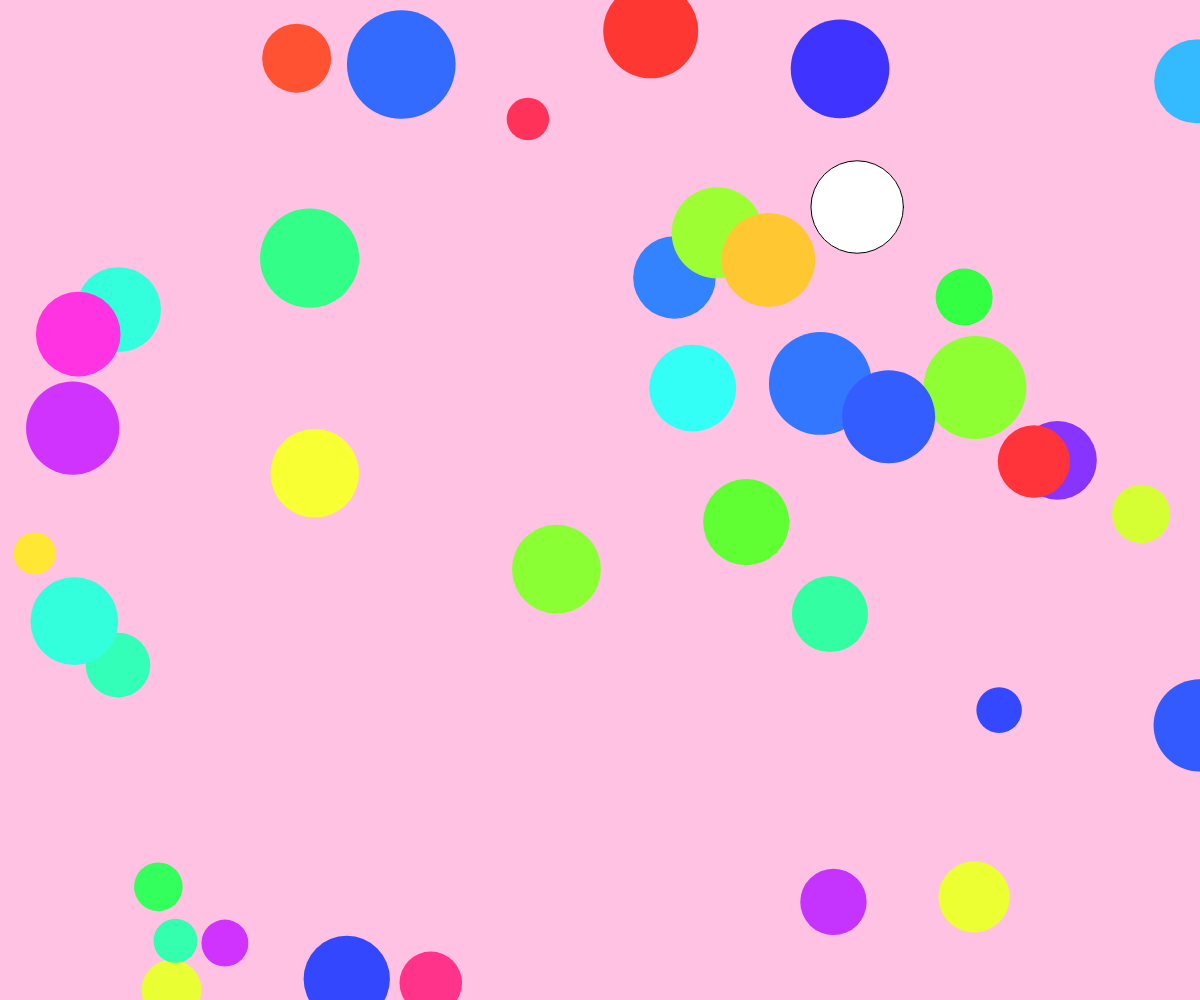
Frame 1 (no input)
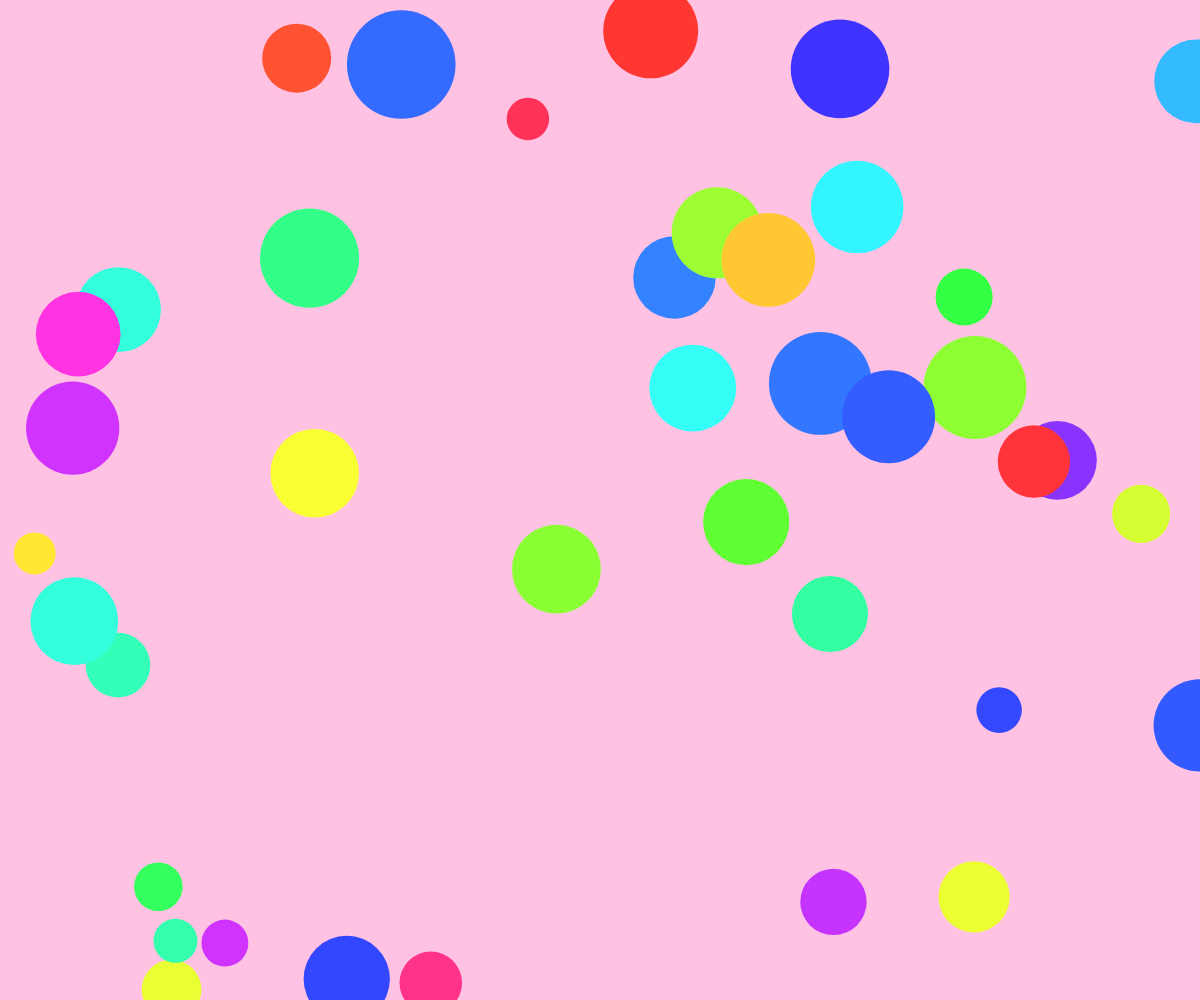
Frame 60 (no input)
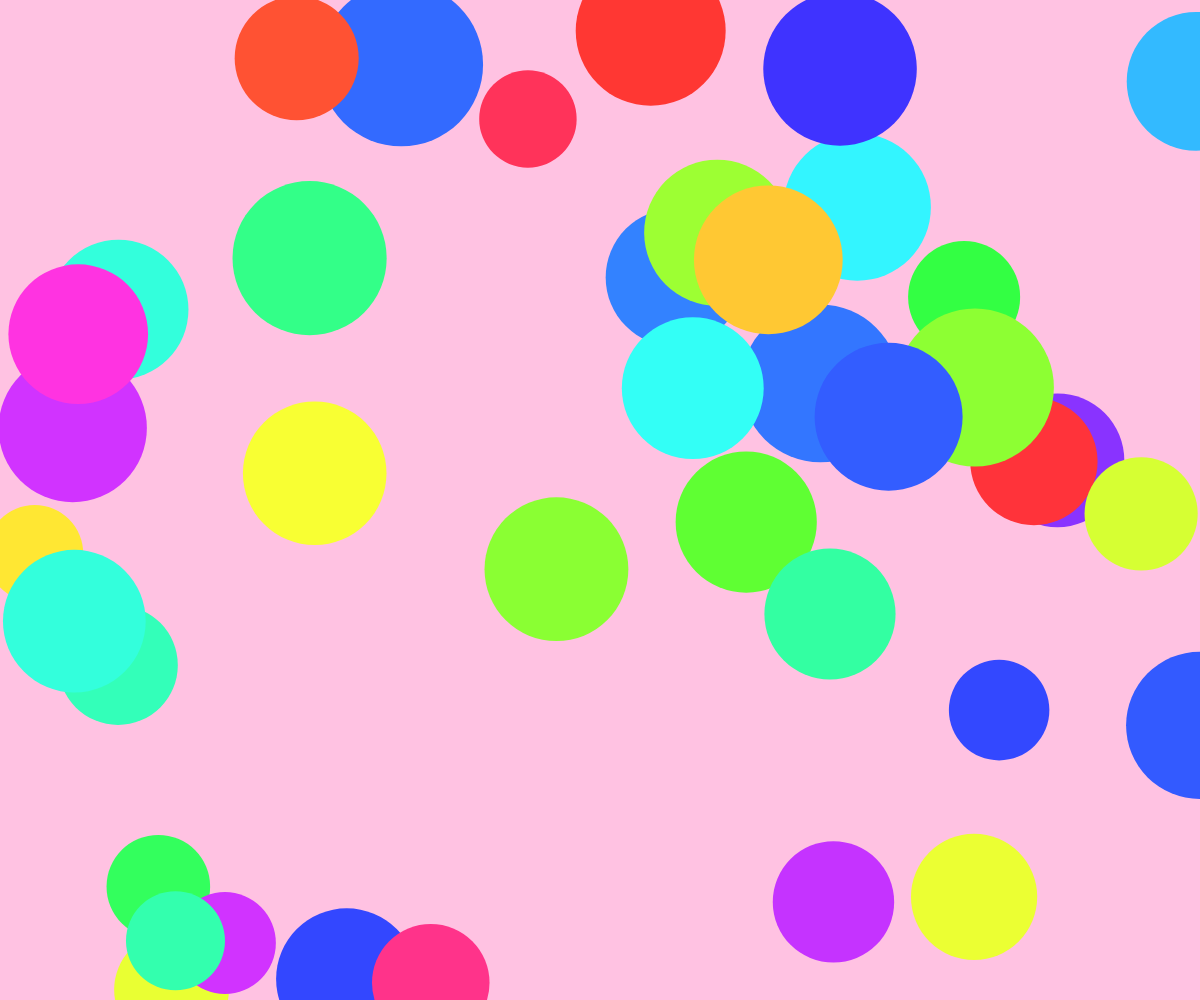
Frame 120 (the mouse pressed at the canvas centre since frame 60)

The p5.js sketch that drew these frames (run headless with seeded random() and noise() and a simulated clock; from frame 60 on, the mouse is pressed at the canvas centre):

// p5.js sketch
// ── sketch.js
let circles = [];

function setup() {
  createCanvas(windowWidth, windowHeight); // 全視窗畫布
  colorMode(HSB, 360, 100, 100); // 使用 HSB 色彩模式以便生成鮮豔顏色
  for (let i = 0; i < 40; i++) {
    circles.push({
      x: random(width),
      y: random(height),
      size: random(30, 100),
      color: color(random(360), 80, 100) // 隨機鮮豔顏色
    });
  }
}

function draw() {
  background("#ffc2e2"); // 彩通15-3919的近似HSB顏色
  for (let circle of circles) {
    let dynamicSize = map(mouseX, 0, width, 10, 120); // 根據滑鼠位置改變大小
    ellipse(circle.x, circle.y, circle.size + dynamicSize);
    fill(circle.color);
    noStroke();
  }
}

function windowResized() {
  resizeCanvas(windowWidth, windowHeight); // 當視窗大小改變時調整畫布
}

// ── style.css
html, body {
  margin: 0;
  padding: 0;
}

canvas {
  display: block;
}

/* 選單樣式 */
.menu {
  position: absolute;
  top: 10px;
  right: 10px;
  list-style: none;
  margin: 0;
  padding: 0;
  display: flex;
  gap: 20px; /* 選單項目之間的間距 */
}

.menu li {
  display: inline;
}

.menu a {
  text-decoration: none;
  color: black; /* 文字顏色為黑色 */
  font-size: 18px; /* 文字大小為18px */
  font-weight: bold;
  padding: 5px 10px;
  border: 1px solid #ccc;
  border-radius: 5px;
  background-color: #84e6f8; /* 選單背景顏色 */
  transition: background-color 0.3s, color 0.3s;
}

.menu a:hover {
  background-color: #ffc2e2;
  color: #fff;
}
